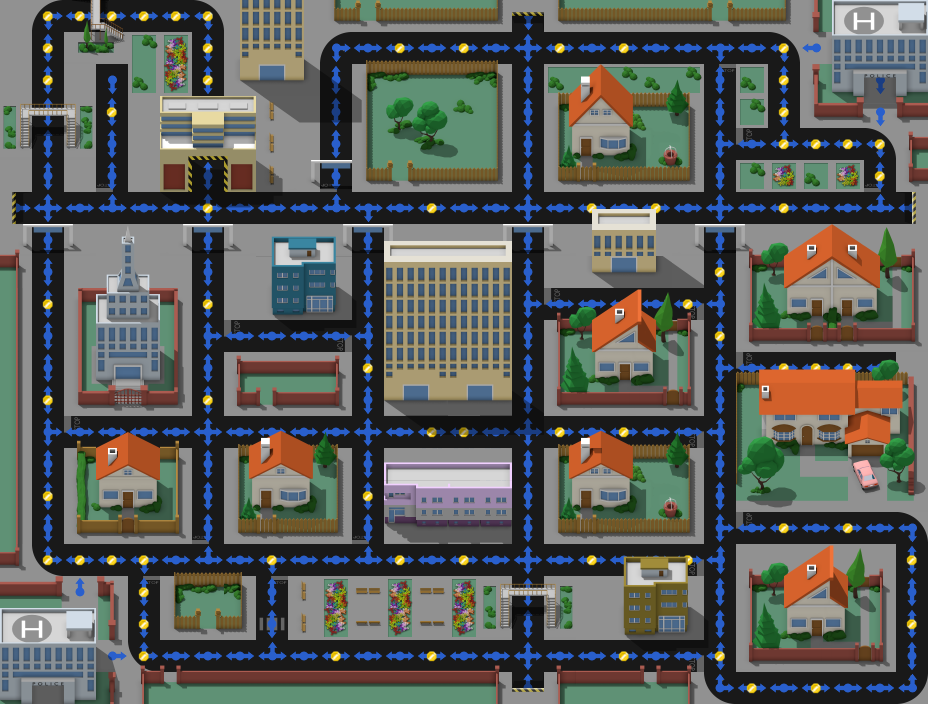

A level layout from a 2D game, rendered from its tile map. Below: a short description, then the map file with tile-grid data replaced by summaries:
An orthogonal 29x22 tile map with 32x32 px tiles, 5 tile layers (Background, Path, dots, overlay_strada, ...), 3 tilesets and 15 objects (6x pill, 4x teleport, 2x red_enemy, green_enemy, blue_enemy, ...).

<map version="1.0" orientation="orthogonal" renderorder="right-down" width="29" height="22" tilewidth="32" tileheight="32" nextobjectid="16">
 <tileset firstgid="1" name="metatiles" tilewidth="32" tileheight="32" tilecount="20" columns="5">
  <image source="../img/map/metatiles.png" width="160" height="128" />
  <tile id="0">
   <properties>
    <property name="direction" value="1110" />
   </properties>
  </tile>
  <tile id="1">
   <properties>
    <property name="direction" value="0111" />
   </properties>
  </tile>
  <tile id="2">
   <properties>
    <property name="direction" value="1011" />
   </properties>
  </tile>
  <tile id="3">
   <properties>
    <property name="direction" value="1101" />
   </properties>
  </tile>
  <tile id="4">
   <properties>
    <property name="direction" value="1111" />
   </properties>
  </tile>
  <tile id="5">
   <properties>
    <property name="direction" value="1100" />
   </properties>
  </tile>
  <tile id="6">
   <properties>
    <property name="direction" value="0110" />
   </properties>
  </tile>
  <tile id="7">
   <properties>
    <property name="direction" value="0011" />
   </properties>
  </tile>
  <tile id="8">
   <properties>
    <property name="direction" value="1001" />
   </properties>
  </tile>
  <tile id="9">
   <properties>
    <property name="direction" value="1010" />
   </properties>
  </tile>
  <tile id="10">
   <properties>
    <property name="direction" value="1000" />
   </properties>
  </tile>
  <tile id="11">
   <properties>
    <property name="direction" value="0100" />
   </properties>
  </tile>
  <tile id="12">
   <properties>
    <property name="direction" value="0010" />
   </properties>
  </tile>
  <tile id="13">
   <properties>
    <property name="direction" value="0001" />
   </properties>
  </tile>
  <tile id="14">
   <properties>
    <property name="direction" value="0101" />
   </properties>
  </tile>
  <tile id="15">
   <properties>
    <property name="direction" value="0000" />
    <property name="type" value="solid" />
   </properties>
  </tile>
 </tileset>
 <tileset firstgid="21" name="case" tilewidth="32" tileheight="32" tilecount="616" columns="8">
  <image source="../img/map/casetiles.png" width="256" height="2464" />
 </tileset>
 <tileset firstgid="637" name="strade" tilewidth="32" tileheight="32" tilecount="52" columns="4">
  <image source="../img/map/stradatiles.png" width="128" height="416" />
 </tileset>
 <layer name="Background" width="29" height="22">
  <properties>
   <property name="preRender" value="false" />
  </properties>
  <data>[638 cells, 638 non-empty, 247 distinct tile ids]</data>
 </layer>
 <layer name="Path" width="29" height="22">
  <data>[638 cells, 238 non-empty, 15 distinct tile ids]</data>
 </layer>
 <layer name="dots" width="29" height="22">
  <data>[638 cells, 67 non-empty, 1 distinct tile ids]</data>
 </layer>
 <objectgroup name="Enemies">
  <object id="1" name="enemy" type="green_enemy" gid="18" x="64" y="608" width="32" height="32">
   <properties>
    <property name="behavior" value="random" />
    <property name="delay" value="1000" />
    <property name="keepAlive" value="true" />
   </properties>
  </object>
  <object id="2" name="enemy" type="red_enemy" gid="18" x="96" y="672" width="32" height="32">
   <properties>
    <property name="behavior" value="chase" />
    <property name="keepAlive" value="true" />
   </properties>
  </object>
  <object id="3" name="enemy" type="red_enemy" gid="18" x="800" y="64" width="32" height="32">
   <properties>
    <property name="behavior" value="random" />
    <property name="delay" value="2000" />
    <property name="keepAlive" value="true" />
   </properties>
  </object>
  <object id="4" name="enemy" type="blue_enemy" gid="18" x="864" y="96" width="32" height="32">
   <properties>
    <property name="behavior" value="chase" />
    <property name="delay" value="500" />
    <property name="keepAlive" value="true" />
   </properties>
  </object>
 </objectgroup>
 <objectgroup name="Entities">
  <object id="5" name="teleport" gid="20" x="0" y="224" width="32" height="32">
   <properties>
    <property name="destination" value="2" />
    <property name="id" value="1" />
   </properties>
  </object>
  <object id="6" name="teleport" gid="20" x="896" y="224" width="32" height="32">
   <properties>
    <property name="destination" value="1" />
    <property name="id" value="2" />
   </properties>
  </object>
  <object id="7" name="teleport" gid="20" x="512" y="32" width="32" height="32">
   <properties>
    <property name="destination" value="3" />
    <property name="id" value="4" />
   </properties>
  </object>
  <object id="8" name="teleport" gid="20" x="512" y="704" width="32" height="32">
   <properties>
    <property name="destination" value="4" />
    <property name="id" value="3" />
   </properties>
  </object>
  <object id="9" name="player" gid="19" x="544" y="320" width="32" height="32" />
 </objectgroup>
 <objectgroup name="powerup">
  <object id="10" name="pill" gid="17" x="480" y="64" width="32" height="32" />
  <object id="11" name="pill" gid="17" x="96" y="96" width="32" height="32" />
  <object id="12" name="pill" gid="17" x="864" y="384" width="32" height="32" />
  <object id="13" name="pill" gid="17" x="896" y="704" width="32" height="32" />
  <object id="14" name="pill" gid="17" x="32" y="448" width="32" height="32" />
  <object id="15" name="pill" gid="17" x="448" y="672" width="32" height="32" />
 </objectgroup>
 <layer name="overlay_strada" width="29" height="22">
  <data>[638 cells, 13 non-empty, 10 distinct tile ids]</data>
 </layer>
 <layer name="overlay" width="29" height="22">
  <data>[638 cells, 146 non-empty, 101 distinct tile ids]</data>
 </layer>
</map>
